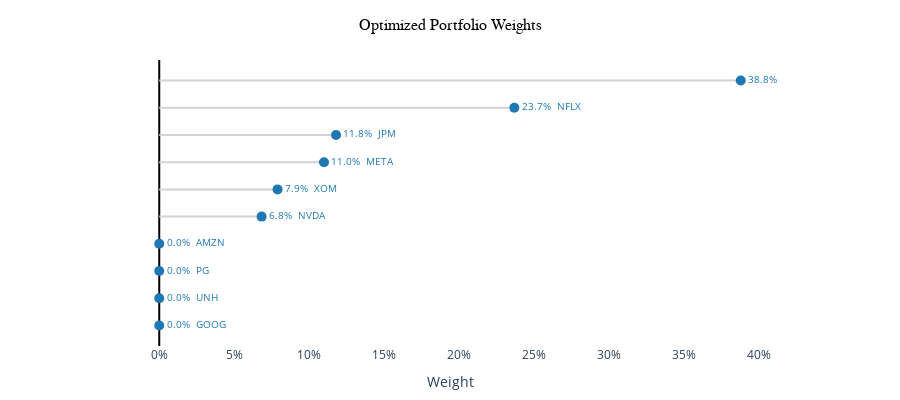

The notebook cell saved with this chart:
### Code cell
# Visualize optimalized weights 
classic_mvo.plot_weights_plotly()

### Figure 1 — Plotly figure (JSON) as saved in the notebook; plotly's stock layout.template omitted (floating-point values rounded to 4 significant figures)
{"data": [{"hoverinfo": "skip", "line": {"color": "lightgray", "width": 2}, "mode": "lines", "showlegend": false, "type": "scatter", "x": [0, 9.785e-12], "y": [0, 0]}, {"hoverinfo": "skip", "line": {"color": "lightgray", "width": 2}, "mode": "lines", "showlegend": false, "type": "scatter", "x": [0, 6.41e-11], "y": [1, 1]}, {"hoverinfo": "skip", "line": {"color": "lightgray", "width": 2}, "mode": "lines", "showlegend": false, "type": "scatter", "x": [0, 7.054e-11], "y": [2, 2]}, {"hoverinfo": "skip", "line": {"color": "lightgray", "width": 2}, "mode": "lines", "showlegend": false, "type": "scatter", "x": [0, 5.89e-10], "y": [3, 3]}, {"hoverinfo": "skip", "line": {"color": "lightgray", "width": 2}, "mode": "lines", "showlegend": false, "type": "scatter", "x": [0, 0.0683], "y": [4, 4]}, {"hoverinfo": "skip", "line": {"color": "lightgray", "width": 2}, "mode": "lines", "showlegend": false, "type": "scatter", "x": [0, 0.07893], "y": [5, 5]}, {"hoverinfo": "skip", "line": {"color": "lightgray", "width": 2}, "mode": "lines", "showlegend": false, "type": "scatter", "x": [0, 0.1099], "y": [6, 6]}, {"hoverinfo": "skip", "line": {"color": "lightgray", "width": 2}, "mode": "lines", "showlegend": false, "type": "scatter", "x": [0, 0.118], "y": [7, 7]}, {"hoverinfo": "skip", "line": {"color": "lightgray", "width": 2}, "mode": "lines", "showlegend": false, "type": "scatter", "x": [0, 0.2369], "y": [8, 8]}, {"hoverinfo": "skip", "line": {"color": "lightgray", "width": 2}, "mode": "lines", "showlegend": false, "type": "scatter", "x": [0, 0.388], "y": [9, 9]}, {"hovertemplate": "%{text}<extra></extra>", "marker": {"color": ["#1f77b4", "#1f77b4", "#1f77b4", "#1f77b4", "#1f77b4", "#1f77b4", "#1f77b4", "#1f77b4", "#1f77b4", "#1f77b4"], "size": 10}, "mode": "markers+text", "showlegend": false, "text": ["0.0%  GOOG", "0.0%  UNH", "0.0%  PG", "0.0%  AMZN", "6.8%  NVDA", "7.9%  XOM", "11.0%  META", "11.8%  JPM", "23.7%  NFLX", "38.8%  JNJ"], "textfont": {"color": ["#1f77b4", "#1f77b4", "#1f77b4", "#1f77b4", "#1f77b4", "#1f77b4", "#1f77b4", "#1f77b4", "#1f77b4", "#1f77b4"], "size": 10}, "textposition": ["middle right", "middle right", "middle right", "middle right", "middle right", "middle right", "middle right", "middle right", "middle right", "middle right"], "type": "scatter", "x": [9.785e-12, 6.41e-11, 7.054e-11, 5.89e-10, 0.0683, 0.07893, 0.1099, 0.118, 0.2369, 0.388], "y": [0, 1, 2, 3, 4, 5, 6, 7, 8, 9]}], "layout": {"height": 400, "margin": {"b": 40, "l": 120, "r": 120, "t": 60}, "plot_bgcolor": "white", "title": {"font": {"color": "black", "family": "Arial", "size": 16}, "text": "Optimized Portfolio Weights", "x": 0.5, "xanchor": "center"}, "xaxis": {"showgrid": false, "tickformat": ".0%", "title": {"text": "Weight"}, "zeroline": true, "zerolinecolor": "black"}, "yaxis": {"showgrid": false, "showticklabels": false, "zeroline": false}}}
